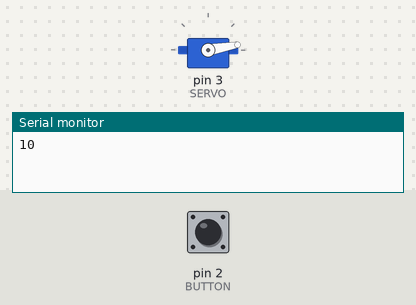
The sketch below on a simulated Arduino Uno, built with avr-gcc and run on an emulated ATmega328P. On the bench: servo, the last lines printed to the serial monitor. The test bench sets the inputs (shaded band); at power-on: pin 2 (BUTTON) LOW.

Above: at 0.05 s.
At 0.9 s:
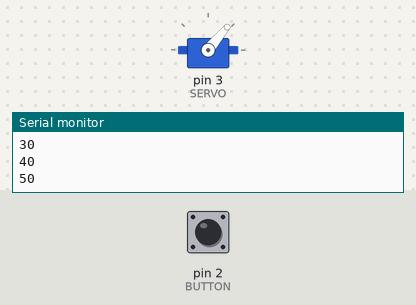
At 1.8 s:
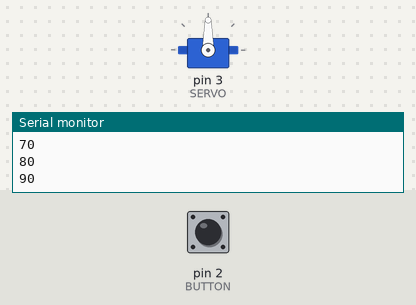
At 3.6 s:
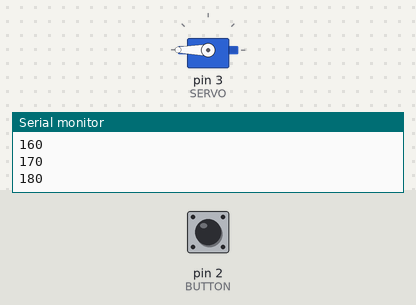
Timing chart, 0 to 8.7 s (numbered marks = the images above):
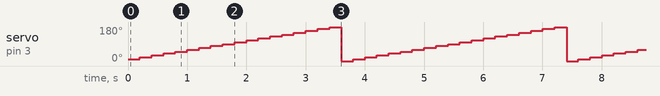

The sketch:

input_Button_output_Servo.ino
```cpp
#include <Servo.h>

// Mit welchen Pins sind die Bauteile verbunden?
// Button mit Pin 2 verbunden
int BUTTON = 2;
// Servo mit Pin 3 verbunden
int SERVO = 3;

// Name unseres Servos
Servo servo1;

// Variable, in der die Servo position gespeichert wird
int position = 0;

// Welche Pins sind Input und welche Output?
void setup()
{
  // Der Button ist ein Input
  pinMode(BUTTON, INPUT);

  // Eine spezielle Form des Outputs: Ein Servo Motor
  servo1.attach(SERVO, 500, 2500);

  // Input und Output: Die Verbindung zum PC (hier ohne Pin Angabe)
  Serial.begin(9600);
}

// Was soll das Programm machen, während es läuft?
void loop()
{
  // Prüfen, ob der Button gedrückt ist oder nicht
  bool button_state = digitalRead(BUTTON);

  // Wenn der Button gedrückt ist (Pin ist HIGH)
  if(true){//if(button_state == HIGH){
    position = position + 10;

  	// Wenn die position größer als 180 ist, fangen wir wieder von 0 an
  	if(position > 180) {
	  	position = 0;
  	}

  	// Servo auf die eingestellte Position drehen
  	servo1.write(position);

    // Ausgabe der Position auf den PC
  	Serial.println(position);

    // 200 ms warten, damit wir es beobachten können
    delay(200);
  }
}
```

Measured:
- by itself, servo on pin 3 (SERVO): repeats every 3.8 s: 30° 0.20 s, 40° 0.20 s, 50° 0.20 s, 60° 0.20 s, 70° 0.20 s, 80° 0.20 s, 90° 0.20 s, 100° 0.20 s, 110° 0.20 s, 120° 0.20 s, 130° 0.20 s, 140° 0.20 s, 150° 0.20 s, 160° 0.20 s, 170° 0.20 s, 180° 0.20 s, 0° 0.20 s, 10° 0.20 s, 20° 0.20 s
